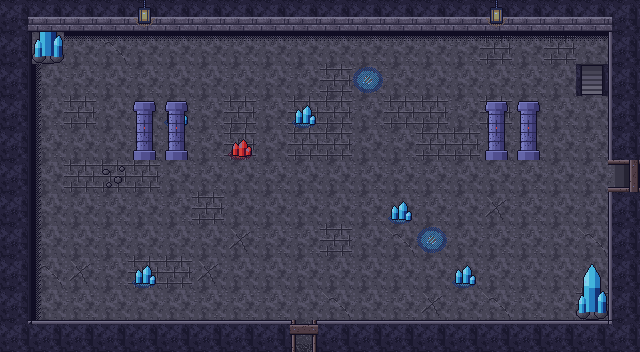

Below is a game level as drawn by its tile map, then a one-line description and the .tmx file that defines it, in full:
An orthogonal 20x11 tile map with 32x32 px tiles, 4 tile layers (Sol, Decor, Murs, Dessus) and 9 objects (3x Sortie, 3x Spawn, 2x Ennemi, Porte).

<map version="1.10" tiledversion="1.12.2" orientation="orthogonal" renderorder="right-down" width="20" height="11" tilewidth="32" tileheight="32" infinite="0" nextlayerid="6" nextobjectid="10">
 <properties>
  <property name="carte_x" type="int" value="2" />
  <property name="carte_y" type="int" value="3" />
  <property name="etage" value="sous_sol" />
 </properties>
 <tileset firstgid="1" source="../tilesets/mine_sous_sol.tsx" />
 <layer id="1" name="Sol" width="20" height="11">
  <data encoding="csv">
5,1,1,3,1,1,1,2,2,5,1,2,3,1,1,1,3,1,5,1,
1,1,1,4,1,1,1,2,1,1,1,2,2,1,2,3,1,3,1,2,
1,1,2,1,2,1,1,2,1,2,3,2,2,1,1,1,2,1,57,1,
1,2,3,1,1,1,2,3,2,3,3,2,3,3,2,3,1,2,1,2,
1,2,1,1,2,1,2,3,1,3,3,1,2,3,3,1,2,1,2,1,
1,1,3,3,3,1,2,1,2,1,1,2,2,2,1,1,2,1,1,1,
1,1,1,2,1,2,3,1,1,1,1,2,1,2,1,5,2,1,1,2,
1,1,1,2,1,1,1,5,2,2,3,1,4,1,1,2,2,1,4,2,
2,4,5,2,3,3,5,1,1,1,1,1,1,1,1,1,1,1,1,1,
1,1,2,1,1,1,2,2,2,1,4,1,2,5,1,4,2,1,3,1,
1,2,1,2,1,1,1,2,1,4,1,1,1,1,2,1,1,1,1,3
</data>
 </layer>
 <layer id="2" name="Decor" width="20" height="11">
  <data encoding="csv">
0,0,0,0,0,0,0,0,0,0,0,0,0,0,0,0,0,0,0,0,
0,0,13,13,13,13,13,13,13,13,13,13,13,13,13,13,13,13,13,0,
0,14,0,0,0,0,0,0,0,0,0,135,0,0,0,0,0,0,0,0,
0,14,0,0,0,129,0,0,0,129,0,0,0,0,0,0,0,0,0,0,
0,14,0,0,0,0,0,131,0,0,0,0,0,0,0,0,0,0,0,0,
0,14,0,80,0,0,0,0,0,0,0,0,0,0,0,0,0,0,0,0,
0,14,0,0,0,0,0,0,0,0,0,0,129,0,0,0,0,0,0,0,
0,14,0,0,0,0,0,0,0,0,0,0,0,135,0,0,0,0,0,0,
0,14,0,0,129,0,0,0,0,0,0,0,0,0,129,0,0,0,0,0,
0,14,0,0,0,0,0,0,0,0,0,0,0,0,0,0,0,0,0,0,
0,0,0,0,0,0,0,0,0,0,0,0,0,0,0,0,0,0,0,0
</data>
 </layer>
 <layer id="3" name="Murs" width="20" height="11">
  <data encoding="csv">
21,17,17,17,17,17,17,17,17,17,17,17,17,17,17,17,17,17,17,22,
19,132,0,0,0,0,0,0,0,0,0,0,0,0,0,0,0,0,0,20,
19,0,0,0,0,0,0,0,0,0,0,0,0,0,0,0,0,0,0,20,
19,0,0,0,0,0,0,0,0,0,0,0,0,0,0,0,0,0,0,20,
19,0,0,0,144,144,0,0,0,0,0,0,0,0,0,144,144,0,0,20,
19,0,0,0,0,0,0,0,0,0,0,0,0,0,0,0,0,0,0,44,
19,0,0,0,0,0,0,0,0,0,0,0,0,0,0,0,0,0,0,20,
19,0,0,0,0,0,0,0,0,0,0,0,0,0,0,0,0,0,0,20,
19,0,0,0,0,0,0,0,0,0,0,0,0,0,0,0,0,0,0,20,
19,0,0,0,0,0,0,0,0,0,0,0,0,0,0,0,0,0,132,20,
23,18,18,18,18,18,18,18,18,42,18,18,18,18,18,18,18,18,18,24
</data>
 </layer>
 <objectgroup id="4" name="Objets">
  <object id="1" type="Sortie" x="288" y="320" width="32" height="32">
   <properties>
    <property name="cible_carte" value="res://scenes/rooms/donjon2_salle_12_room.tscn" />
    <property name="cible_spawn" value="depuis_nord" />
    <property name="godot_node_type" value="area" />
   </properties>
  </object>
  <object id="2" type="Sortie" x="608" y="160" width="32" height="32">
   <properties>
    <property name="cible_carte" value="res://scenes/rooms/donjon2_salle_14_room.tscn" />
    <property name="cible_spawn" value="depuis_ouest" />
    <property name="godot_node_type" value="area" />
   </properties>
  </object>
  <object id="3" type="Porte" x="608" y="160" width="32" height="32">
   <properties>
    <property name="id" value="donjon2_porte_10" />
    <property name="type" value="interrupteur" />
   </properties>
  </object>
  <object id="4" type="Sortie" x="576" y="64" width="32" height="32">
   <properties>
    <property name="cible_carte" value="res://scenes/rooms/donjon2_salle_10_room.tscn" />
    <property name="cible_spawn" value="depuis_escalier" />
    <property name="transition" value="escalier" />
    <property name="godot_node_type" value="area" />
   </properties>
  </object>
  <object id="5" type="Spawn" x="560" y="80">
   <properties>
    <property name="id" value="depuis_escalier" />
   </properties>
   <point />
  </object>
  <object id="6" type="Spawn" x="560" y="176">
   <properties>
    <property name="id" value="depuis_est" />
   </properties>
   <point />
  </object>
  <object id="7" type="Spawn" x="304" y="272">
   <properties>
    <property name="id" value="depuis_sud" />
   </properties>
   <point />
  </object>
  <object id="8" type="Ennemi" x="112" y="240">
   <properties>
    <property name="type" value="caillou_rampant" />
    <property name="variante" value="normal" />
   </properties>
   <point />
  </object>
  <object id="9" type="Ennemi" x="496" y="240">
   <properties>
    <property name="type" value="caillou_rampant" />
    <property name="variante" value="normal" />
   </properties>
   <point />
  </object>
 </objectgroup>
 <layer id="5" name="Dessus" width="20" height="11">
  <data encoding="csv">
0,0,0,0,120,0,0,0,0,0,0,0,0,0,0,120,0,0,0,0,
0,0,0,0,0,0,0,0,0,0,0,0,0,0,0,0,0,0,0,0,
0,0,0,0,0,0,0,0,0,0,0,0,0,0,0,0,0,0,0,0,
0,0,0,0,143,143,0,0,0,0,0,0,0,0,0,143,143,0,0,0,
0,0,0,0,0,0,0,0,0,0,0,0,0,0,0,0,0,0,0,0,
0,0,0,0,0,0,0,0,0,0,0,0,0,0,0,0,0,0,0,48,
0,0,0,0,0,0,0,0,0,0,0,0,0,0,0,0,0,0,0,0,
0,0,0,0,0,0,0,0,0,0,0,0,0,0,0,0,0,0,0,0,
0,0,0,0,0,0,0,0,0,0,0,0,0,0,0,0,0,0,133,0,
0,0,0,0,0,0,0,0,0,0,0,0,0,0,0,0,0,0,0,0,
0,0,0,0,0,0,0,0,0,46,0,0,0,0,0,0,0,0,0,0
</data>
 </layer>
</map>
